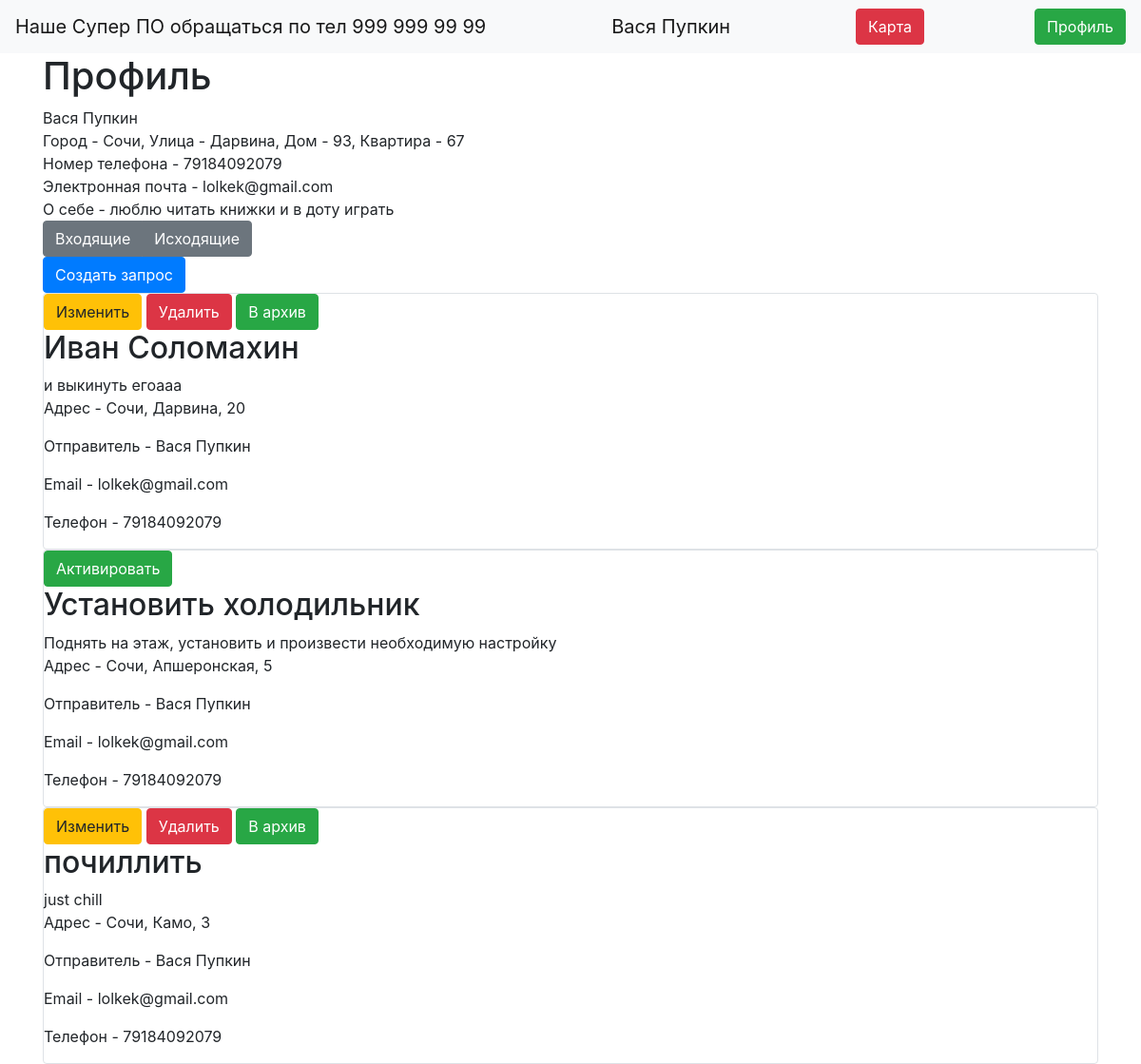
The app's page /profile (signed in), older data.
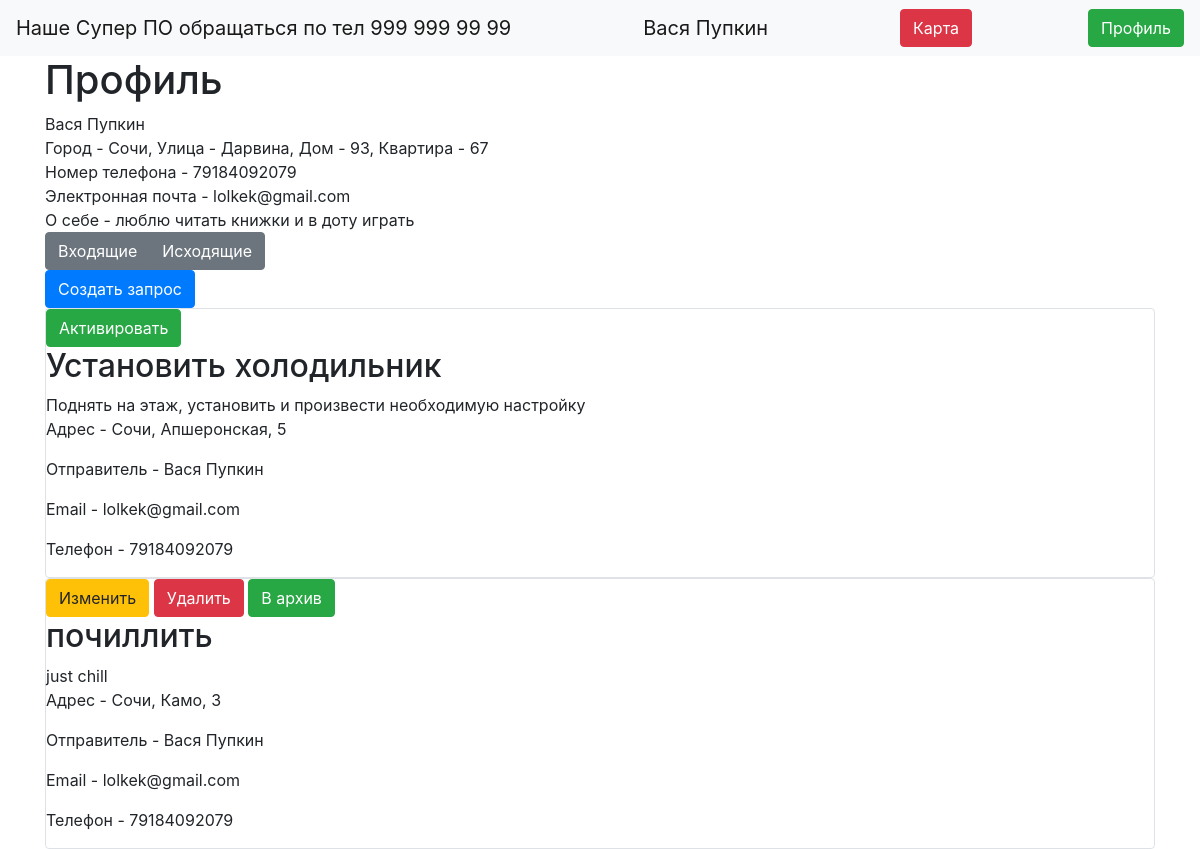
The same page, newer data.
### data/requests.py (models this page shows)
class Request(SqlAlchemyBase):
    __tablename__ = 'requests'
    id = sqlalchemy.Column(sqlalchemy.Integer,
                           primary_key=True, autoincrement=True)
    name = sqlalchemy.Column(sqlalchemy.String, nullable=True)
    description = sqlalchemy.Column(sqlalchemy.String, nullable=True)
    address = sqlalchemy.Column(sqlalchemy.String, nullable=True)
    sender_id = sqlalchemy.Column(sqlalchemy.Integer, sqlalchemy.ForeignKey("users.id"))
    provider_id = sqlalchemy.Column(sqlalchemy.Integer, sqlalchemy.ForeignKey("users.id"))
    is_active = sqlalchemy.Column(sqlalchemy.Boolean, default=False)

### data/users.py (models this page shows, shortened)
class User(SqlAlchemyBase, UserMixin):
    __tablename__ = 'users'
    id = sqlalchemy.Column(sqlalchemy.Integer,
                           primary_key=True, autoincrement=True)
    surname = sqlalchemy.Column(sqlalchemy.String, nullable=True)
    name = sqlalchemy.Column(sqlalchemy.String, nullable=True)
    address = sqlalchemy.Column(sqlalchemy.JSON, nullable=True)
    telephone_number = sqlalchemy.Column(sqlalchemy.Integer, nullable=True)
    email = sqlalchemy.Column(sqlalchemy.String,
                              index=True, unique=True, nullable=True)
    about = sqlalchemy.Column(sqlalchemy.String, nullable=True)
    hashed_password = sqlalchemy.Column(sqlalchemy.String, nullable=True)

### main.py (the view)
@app.route("/profile")
def profile():
    global flag_1
    session = db_session.create_session()
    requests_users = []
    if flag_1:
        requests = get_outgoing_requests(current_user)
        for request in requests:
            user = session.query(User).filter(User.id == request.sender_id).first()
            requests_users.append((request, user))
    else:
        requests = get_ingoing_requests(current_user)
        for request in requests:
            user = session.query(User).filter(User.id == request.sender_id).first()
            requests_users.append((request, user))
    return render_template("profile.html", requests=requests_users, flag=flag_1)

### data/db_session.py (called while the page is built)
def create_session() -> Session:
    global __factory
    return __factory()

### main.py (called while the page is built)
@login_manager.user_loader
def load_user(user_id):
    session = db_session.create_session()
    return session.query(User).get(user_id)

def get_outgoing_requests(user):
    session = db_session.create_session()
    return session.query(Request).filter(Request.sender_id == user.id).all()

### templates/profile.html (shortened to what this page needs)
{% extends "base.html" %}
{% block content %}
<h1>Профиль</h1>
<div class="col-md8">
    <div>{{current_user.name + " " + current_user.surname}}</div>
    <div>Город - {{ current_user.address["city"] }}, Улица - {{ current_user.address["street"] }}, Дом - {{
        current_user.address["building"] }}, Квартира - {{ current_user.address["flat"] }}
    </div>
    <div>Номер телефона - {{ current_user.telephone_number }}</div>
    <div>Электронная почта - {{ current_user.email }}</div>
    <div>О себе - {{ current_user.about }}</div>
</div>
<div class="btn-group" role="group" aria-label="Basic example">
    <a class="btn btn-secondary" href="/profile/switch/ingoing">Входящие</a>
    <a type="button" class="btn btn-secondary" href="/profile/switch/outgoing">Исходящие</a>
</div>
<div>
    <a type="button" class="btn btn-primary" href="/request">Создать запрос</a>
</div>
{% for item, user in requests %}
<div class="col-md6 border rounded">
    {% if current_user.is_authenticated and flag and item.is_active%}
        <a href="/request/{{ item.id }}" class="btn btn-warning">Изменить</a>
        <a href="/request_delete/{{ item.id }}" class="btn btn-danger">Удалить</a>
        <a href="/request_deactivate/{{ item.id }}" class="btn btn-success">В архив</a>
        <h2>{{item.name}}</h2>
    <div>
        {{item.description}}
    </div>
    <div>
        <p>Адрес - {{item.address}}</p>
        <p>Отправитель - {{user.name + " " + user.surname}}</p>
        <p>Email - {{user.email}}</p>
        <p>Телефон - {{user.telephone_number}}</p>
    </div>
    {% elif current_user.is_authenticated and flag and not item.is_active %}
        <a href="/request_activate/{{ item.id }}" class="btn btn-success">Активировать</a>
        <h2>{{item.name}}</h2>
    <div>
        {{item.description}}
    </div>
    <div>
        <p>Адрес - {{item.address}}</p>
        <p>Отправитель - {{user.name + " " + user.surname}}</p>
        <p>Email - {{user.email}}</p>
        <p>Телефон - {{user.telephone_number}}</p>
    </div>
    {% endif %}
</div>
{% endfor %}
{% endblock %}

Row changes from the older to the newer data that the page shows:
removed Request: name "Иван Соломахин", description "и выкинуть егоааа", address "Сочи, Дарвина, 20", surname "Вася Пупкин", email "lolkek@gmail.com", telephone_number "79184092079"
